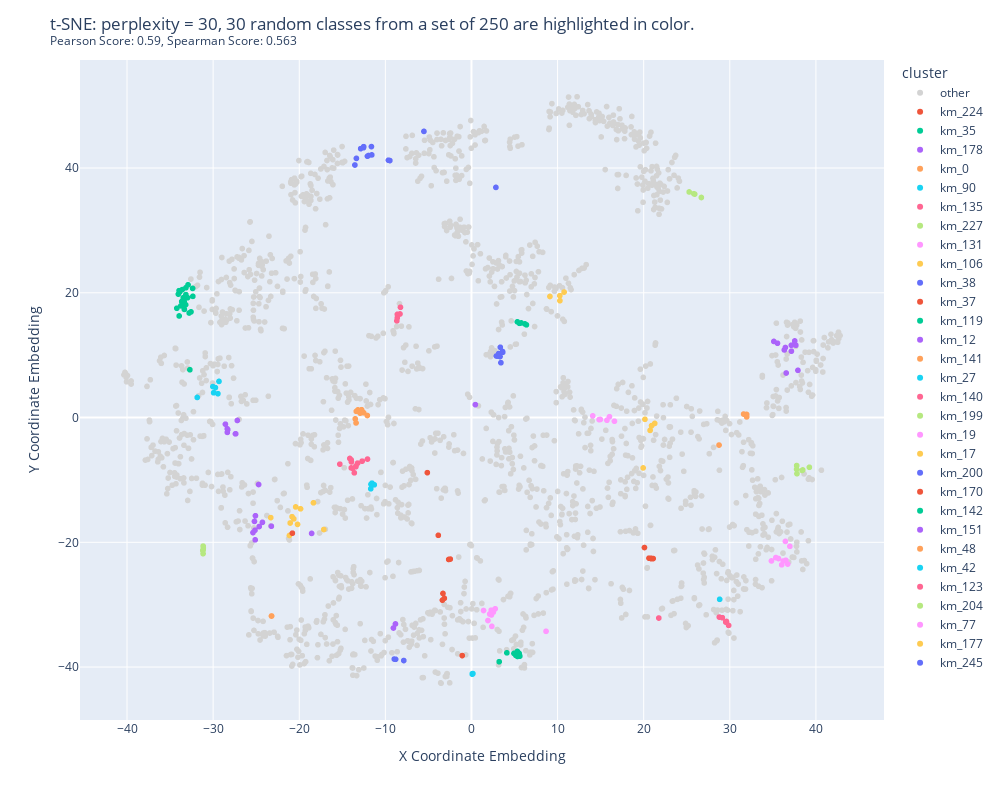

Notebook code cell kept with this figure:
### Code cell
perplexity = 30
title = f"t-SNE: perplexity = {perplexity}, 30 random classes from a set of 250 are highlighted in color."
filename = os.path.join(output_directory, title + ".html")
feature_ids = extract_feature_ids_from_spectra(pipeline.spectra_matchms)
class_assignments = [str(cluster) for cluster in  pipeline.kmedoid_grid[9].cluster_assignments] # iloc9 --> k = 250 clusters
visualized_classes = select_random_subset_of_classes(class_assignments, 30)
figure = generate_tsne_variant(distances, perplexity, feature_ids, visualized_classes,  title)
figure.update_traces(marker=dict(color='lightgrey'), selector=dict(name='other'))
#figure.update_layout(legend = dict(font = dict(size = 9)))
figure.show()
figure.write_html(filename)
figure.write_image(os.path.join(output_directory, title + ".pdf"), width = "1000", height="800")

### Figure 1 — Plotly figure (JSON) as saved in the notebook; plotly's stock layout.template omitted (floating-point values rounded to 4 significant figures; data arrays with more than 128 entries replaced by an {"elided": "..."} marker saying what was removed)
{"data": [{"customdata": {"elided": "1760x1 str values"}, "hovertemplate": "cluster=other<br>x=%{x}<br>y=%{y}<br>feature_id=%{customdata[0]}<extra></extra>", "legendgroup": "other", "marker": {"color": "lightgrey", "symbol": "circle"}, "mode": "markers", "name": "other", "showlegend": true, "type": "scattergl", "x": {"elided": "1760 float values"}, "xaxis": "x", "y": {"elided": "1760 float values"}, "yaxis": "y"}, {"customdata": [["189"], ["9030"], ["11157"]], "hovertemplate": "cluster=km_224<br>x=%{x}<br>y=%{y}<br>feature_id=%{customdata[0]}<extra></extra>", "legendgroup": "km_224", "marker": {"color": "#EF553B", "symbol": "circle"}, "mode": "markers", "name": "km_224", "showlegend": true, "type": "scattergl", "x": [-2.46, -2.645, -5.123], "xaxis": "x", "y": [-22.69, -22.75, -8.832], "yaxis": "y"}, {"customdata": [["300"], ["322"], ["1492"], ["8403"], ["15727"]], "hovertemplate": "cluster=km_35<br>x=%{x}<br>y=%{y}<br>feature_id=%{customdata[0]}<extra></extra>", "legendgroup": "km_35", "marker": {"color": "#00cc96", "symbol": "circle"}, "mode": "markers", "name": "km_35", "showlegend": true, "type": "scattergl", "x": [5.786, 5.33, 6.209, 6.38, 5.57], "xaxis": "x", "y": [15.17, 15.34, 15.01, 14.86, 15.1], "yaxis": "y"}, {"customdata": [["497"], ["526"], ["527"], ["765"], ["941"], ["994"], ["1309"], ["2146"], ["2778"], ["12067"]], "hovertemplate": "cluster=km_178<br>x=%{x}<br>y=%{y}<br>feature_id=%{customdata[0]}<extra></extra>", "legendgroup": "km_178", "marker": {"color": "#ab63fa", "symbol": "circle"}, "mode": "markers", "name": "km_178", "showlegend": true, "type": "scattergl", "x": [37.67, 35.54, 36.46, 35.12, 37.54, 36.33, 37.15, 37.91, 37.15, 36.55], "xaxis": "x", "y": [11.59, 11.91, 11.23, 12.2, 12.28, 10.84, 11.59, 7.566, 10.64, 7.143], "yaxis": "y"}, {"customdata": [["639"], ["1433"]], "hovertemplate": "cluster=km_0<br>x=%{x}<br>y=%{y}<br>feature_id=%{customdata[0]}<extra></extra>", "legendgroup": "km_0", "marker": {"color": "#FFA15A", "symbol": "circle"}, "mode": "markers", "name": "km_0", "showlegend": true, "type": "scattergl", "x": [-23.22, -23.21], "xaxis": "x", "y": [-31.82, -31.81], "yaxis": "y"}, {"customdata": [["845"], ["2483"], ["3619"], ["4034"]], "hovertemplate": "cluster=km_90<br>x=%{x}<br>y=%{y}<br>feature_id=%{customdata[0]}<extra></extra>", "legendgroup": "km_90", "marker": {"color": "#19d3f3", "symbol": "circle"}, "mode": "markers", "name": "km_90", "showlegend": true, "type": "scattergl", "x": [28.82, 0.09535, 0.1019, 0.1684], "xaxis": "x", "y": [-29.14, -41.14, -41.06, -41.05], "yaxis": "y"}, {"customdata": [["924"], ["1609"], ["3279"], ["4644"], ["4951"], ["5704"]], "hovertemplate": "cluster=km_135<br>x=%{x}<br>y=%{y}<br>feature_id=%{customdata[0]}<extra></extra>", "legendgroup": "km_135", "marker": {"color": "#FF6692", "symbol": "circle"}, "mode": "markers", "name": "km_135", "showlegend": true, "type": "scattergl", "x": [28.78, 29.13, 29.53, 29.62, 29.86, 21.76], "xaxis": "x", "y": [-31.99, -32.08, -32.79, -32.69, -33.32, -32.14], "yaxis": "y"}, {"customdata": [["983"], ["3219"], ["4170"], ["5163"], ["5219"], ["16331"]], "hovertemplate": "cluster=km_227<br>x=%{x}<br>y=%{y}<br>feature_id=%{customdata[0]}<extra></extra>", "legendgroup": "km_227", "marker": {"color": "#B6E880", "symbol": "circle"}, "mode": "markers", "name": "km_227", "showlegend": true, "type": "scattergl", "x": [39.24, 37.76, 37.8, 38.4, 38.47, 37.76], "xaxis": "x", "y": [-7.974, -8.287, -8.997, -8.478, -8.403, -7.697], "yaxis": "y"}, {"customdata": [["1095"], ["2046"], ["5133"], ["8113"], ["10354"], ["10539"], ["10637"], ["10705"], ["12048"], ["12654"]], "hovertemplate": "cluster=km_131<br>x=%{x}<br>y=%{y}<br>feature_id=%{customdata[0]}<extra></extra>", "legendgroup": "km_131", "marker": {"color": "#FF97FF", "symbol": "circle"}, "mode": "markers", "name": "km_131", "showlegend": true, "type": "scattergl", "x": [36.5, 34.84, 36.72, 36.2, 35.35, 35.65, 36.46, 8.659, 36.98, 36.03], "xaxis": "x", "y": [-22.87, -22.99, -23.49, -23.0, -22.45, -22.6, -19.85, -34.27, -20.65, -23.61], "yaxis": "y"}, {"customdata": [["2414"], ["7130"], ["9510"], ["10436"]], "hovertemplate": "cluster=km_106<br>x=%{x}<br>y=%{y}<br>feature_id=%{customdata[0]}<extra></extra>", "legendgroup": "km_106", "marker": {"color": "#FECB52", "symbol": "circle"}, "mode": "markers", "name": "km_106", "showlegend": true, "type": "scattergl", "x": [10.27, 10.76, 10.26, 9.114], "xaxis": "x", "y": [18.73, 20.12, 19.53, 19.41], "yaxis": "y"}, {"customdata": [["2673"], ["5466"], ["5669"], ["5806"], ["5807"], ["5942"], ["6072"], ["6240"]], "hovertemplate": "cluster=km_38<br>x=%{x}<br>y=%{y}<br>feature_id=%{customdata[0]}<extra></extra>", "legendgroup": "km_38", "marker": {"color": "#636efa", "symbol": "circle"}, "mode": "markers", "name": "km_38", "showlegend": true, "type": "scattergl", "x": [3.417, 3.317, 3.114, 2.897, 3.63, 3.349, 3.163, 3.608], "xaxis": "x", "y": [8.793, 9.772, 9.845, 9.869, 10.46, 11.27, 10.26, 10.59], "yaxis": "y"}, {"customdata": [["2909"], ["2922"], ["2925"], ["2971"], ["12681"]], "hovertemplate": "cluster=km_37<br>x=%{x}<br>y=%{y}<br>feature_id=%{customdata[0]}<extra></extra>", "legendgroup": "km_37", "marker": {"color": "#EF553B", "symbol": "circle"}, "mode": "markers", "name": "km_37", "showlegend": true, "type": "scattergl", "x": [20.62, 21.1, 20.88, 20.83, 20.09], "xaxis": "x", "y": [-22.54, -22.6, -22.62, -22.55, -20.84], "yaxis": "y"}, {"customdata": [["3080"], ["8784"], ["8934"], ["9031"], ["9032"], ["17110"], ["17430"], ["17448"]], "hovertemplate": "cluster=km_119<br>x=%{x}<br>y=%{y}<br>feature_id=%{customdata[0]}<extra></extra>", "legendgroup": "km_119", "marker": {"color": "#00cc96", "symbol": "circle"}, "mode": "markers", "name": "km_119", "showlegend": true, "type": "scattergl", "x": [5.33, 4.113, 3.218, 5.622, 5.149, 5.531, 4.935, 5.347], "xaxis": "x", "y": [-37.5, -37.72, -39.14, -38.25, -38.13, -37.79, -37.81, -38.3], "yaxis": "y"}, {"customdata": [["3288"], ["4729"], ["5818"], ["5878"], ["5903"], ["6308"], ["6609"], ["6914"], ["7129"], ["7830"], ["8546"], ["16045"]], "hovertemplate": "cluster=km_12<br>x=%{x}<br>y=%{y}<br>feature_id=%{customdata[0]}<extra></extra>", "legendgroup": "km_12", "marker": {"color": "#ab63fa", "symbol": "circle"}, "mode": "markers", "name": "km_12", "showlegend": true, "type": "scattergl", "x": [-25.12, -9.06, -8.826, -25.14, -25.09, -25.2, -23.24, -25.37, -18.56, -24.27, -24.65, -24.72], "xaxis": "x", "y": [-19.6, -33.74, -33.08, -18.06, -15.75, -16.65, -17.42, -18.44, -18.57, -16.8, -17.47, -10.73], "yaxis": "y"}, {"customdata": [["3486"], ["3903"], ["4317"], ["10752"]], "hovertemplate": "cluster=km_141<br>x=%{x}<br>y=%{y}<br>feature_id=%{customdata[0]}<extra></extra>", "legendgroup": "km_141", "marker": {"color": "#FFA15A", "symbol": "circle"}, "mode": "markers", "name": "km_141", "showlegend": true, "type": "scattergl", "x": [31.96, 28.75, 31.61, 31.96], "xaxis": "x", "y": [0.1047, -4.408, 0.5613, 0.4982], "yaxis": "y"}, {"customdata": [["3496"], ["3876"], ["6663"], ["6759"], ["7139"], ["13095"]], "hovertemplate": "cluster=km_27<br>x=%{x}<br>y=%{y}<br>feature_id=%{customdata[0]}<extra></extra>", "legendgroup": "km_27", "marker": {"color": "#19d3f3", "symbol": "circle"}, "mode": "markers", "name": "km_27", "showlegend": true, "type": "scattergl", "x": [-29.74, -29.45, -31.85, -30.03, -29.94, -29.32], "xaxis": "x", "y": [4.798, 3.828, 3.227, 4.961, 3.976, 5.795], "yaxis": "y"}, {"customdata": [["3916"], ["7055"], ["8268"], ["9697"], ["11172"], ["12980"], ["16086"]], "hovertemplate": "cluster=km_140<br>x=%{x}<br>y=%{y}<br>feature_id=%{customdata[0]}<extra></extra>", "legendgroup": "km_140", "marker": {"color": "#FF6692", "symbol": "circle"}, "mode": "markers", "name": "km_140", "showlegend": true, "type": "scattergl", "x": [-8.605, -8.301, -8.551, -8.588, -8.665, -8.617, -8.246], "xaxis": "x", "y": [16.54, 16.6, 16.56, 16.55, 15.5, 15.98, 17.68], "yaxis": "y"}, {"customdata": [["4103"], ["4708"], ["6799"], ["7254"], ["9183"], ["13220"]], "hovertemplate": "cluster=km_199<br>x=%{x}<br>y=%{y}<br>feature_id=%{customdata[0]}<extra></extra>", "legendgroup": "km_199", "marker": {"color": "#B6E880", "symbol": "circle"}, "mode": "markers", "name": "km_199", "showlegend": true, "type": "scattergl", "x": [-31.18, -31.18, -31.17, -31.17, -31.16, -31.14], "xaxis": "x", "y": [-21.25, -21.38, -21.82, -21.18, -20.6, -20.9], "yaxis": "y"}, {"customdata": [["5347"], ["8495"], ["8847"], ["9205"], ["9327"], ["10041"], ["11584"], ["11873"]], "hovertemplate": "cluster=km_19<br>x=%{x}<br>y=%{y}<br>feature_id=%{customdata[0]}<extra></extra>", "legendgroup": "km_19", "marker": {"color": "#FF97FF", "symbol": "circle"}, "mode": "markers", "name": "km_19", "showlegend": true, "type": "scattergl", "x": [1.402, 2.545, 2.367, 2.756, 2.317, 2.29, 2.114, 1.917], "xaxis": "x", "y": [-30.93, -31.19, -33.47, -30.66, -31.65, -30.88, -31.5, -32.54], "yaxis": "y"}, {"customdata": [["5618"], ["6192"], ["8891"], ["8982"], ["10394"], ["11129"], ["13336"], ["13376"], ["16976"], ["17124"]], "hovertemplate": "cluster=km_17<br>x=%{x}<br>y=%{y}<br>feature_id=%{customdata[0]}<extra></extra>", "legendgroup": "km_17", "marker": {"color": "#FECB52", "symbol": "circle"}, "mode": "markers", "name": "km_17", "showlegend": true, "type": "scattergl", "x": [-18.35, -23.32, -20.83, -19.85, -20.63, -20.2, -21.14, -20.41, -17.15, -21.06], "xaxis": "x", "y": [-13.67, -16.04, -15.9, -14.63, -16.24, -17.13, -18.9, -14.33, -17.95, -16.9], "yaxis": "y"}, {"customdata": [["5954"], ["6122"], ["7462"]], "hovertemplate": "cluster=km_200<br>x=%{x}<br>y=%{y}<br>feature_id=%{customdata[0]}<extra></extra>", "legendgroup": "km_200", "marker": {"color": "#636efa", "symbol": "circle"}, "mode": "markers", "name": "km_200", "showlegend": true, "type": "scattergl", "x": [-7.859, -8.808, -8.965], "xaxis": "x", "y": [-38.95, -38.75, -38.72], "yaxis": "y"}, {"customdata": [["6608"], ["7656"], ["12546"], ["14402"], ["15415"], ["16476"]], "hovertemplate": "cluster=km_170<br>x=%{x}<br>y=%{y}<br>feature_id=%{customdata[0]}<extra></extra>", "legendgroup": "km_170", "marker": {"color": "#EF553B", "symbol": "circle"}, "mode": "markers", "name": "km_170", "showlegend": true, "type": "scattergl", "x": [-3.309, -1.074, -20.8, -3.375, -3.151, -3.852], "xaxis": "x", "y": [-28.2, -38.16, -18.54, -29.27, -28.97, -18.88], "yaxis": "y"}, {"customdata": [["6676"], ["10204"], ["10426"], ["10438"], ["10507"], ["10819"], ["11173"], ["12608"], ["12739"], ["12912"], ["13611"], ["14577"], ["14701"], ["15676"], ["15802"], ["15939"], ["16279"], ["17233"], ["17324"], ["17663"], ["17808"]], "hovertemplate": "cluster=km_142<br>x=%{x}<br>y=%{y}<br>feature_id=%{customdata[0]}<extra></extra>", "legendgroup": "km_142", "marker": {"color": "#00cc96", "symbol": "circle"}, "mode": "markers", "name": "km_142", "showlegend": true, "type": "scattergl", "x": [-33.95, -32.78, -33.34, -32.57, -32.38, -33.37, -32.92, -33.65, -33.17, -33.16, -32.97, -33.47, -33.75, -34.04, -34.22, -32.36, -32.7, -33.88, -33.58, -33.19, -33.96], "xaxis": "x", "y": [16.28, 16.76, 17.34, 16.94, 20.7, 18.56, 21.28, 18.6, 19.71, 20.81, 19.21, 19.21, 17.9, 19.79, 17.52, 19.43, 7.665, 20.13, 20.51, 18.09, 20.34], "yaxis": "y"}, {"customdata": [["8627"], ["8789"], ["11281"], ["11448"], ["13223"], ["14827"], ["15693"], ["15700"]], "hovertemplate": "cluster=km_151<br>x=%{x}<br>y=%{y}<br>feature_id=%{customdata[0]}<extra></extra>", "legendgroup": "km_151", "marker": {"color": "#ab63fa", "symbol": "circle"}, "mode": "markers", "name": "km_151", "showlegend": true, "type": "scattergl", "x": [-27.41, -28.35, -28.57, -28.3, -27.38, -28.36, 0.4517, -27.19], "xaxis": "x", "y": [-2.611, -2.376, -1.061, -1.93, -2.605, -1.797, 2.075, -0.4647], "yaxis": "y"}, {"customdata": [["9965"], ["11605"], ["12828"], ["12835"], ["13875"], ["14049"], ["14800"], ["15885"]], "hovertemplate": "cluster=km_48<br>x=%{x}<br>y=%{y}<br>feature_id=%{customdata[0]}<extra></extra>", "legendgroup": "km_48", "marker": {"color": "#FFA15A", "symbol": "circle"}, "mode": "markers", "name": "km_48", "showlegend": true, "type": "scattergl", "x": [-13.4, -12.93, -12.09, -13.5, -13.19, -12.76, -12.52, -13.37], "xaxis": "x", "y": [-0.8623, 0.7037, 0.3307, -0.2063, 1.225, 1.256, 0.7717, 0.9965], "yaxis": "y"}, {"customdata": [["11030"], ["11035"], ["11111"], ["12128"]], "hovertemplate": "cluster=km_42<br>x=%{x}<br>y=%{y}<br>feature_id=%{customdata[0]}<extra></extra>", "legendgroup": "km_42", "marker": {"color": "#19d3f3", "symbol": "circle"}, "mode": "markers", "name": "km_42", "showlegend": true, "type": "scattergl", "x": [-11.56, -11.7, -11.29, -11.67], "xaxis": "x", "y": [-10.52, -11.42, -10.78, -10.69], "yaxis": "y"}, {"customdata": [["11146"], ["11409"], ["14679"], ["14690"], ["14995"], ["15930"], ["15948"], ["16691"], ["17197"], ["17240"], ["17504"], ["18185"]], "hovertemplate": "cluster=km_123<br>x=%{x}<br>y=%{y}<br>feature_id=%{customdata[0]}<extra></extra>", "legendgroup": "km_123", "marker": {"color": "#FF6692", "symbol": "circle"}, "mode": "markers", "name": "km_123", "showlegend": true, "type": "scattergl", "x": [-13.21, -15.29, -13.41, -13.94, -13.61, -13.97, -12.69, -13.42, -14.13, -13.96, -12.07, -13.8], "xaxis": "x", "y": [-7.306, -7.47, -7.76, -7.113, -8.865, -6.776, -6.988, -7.879, -6.56, -8.071, -6.659, -8.142], "yaxis": "y"}, {"customdata": [["11697"], ["14836"], ["18248"], ["18336"]], "hovertemplate": "cluster=km_204<br>x=%{x}<br>y=%{y}<br>feature_id=%{customdata[0]}<extra></extra>", "legendgroup": "km_204", "marker": {"color": "#B6E880", "symbol": "circle"}, "mode": "markers", "name": "km_204", "showlegend": true, "type": "scattergl", "x": [26.7, 25.28, 25.83, 25.92], "xaxis": "x", "y": [35.28, 36.17, 35.88, 35.82], "yaxis": "y"}, {"customdata": [["13211"], ["15240"], ["15330"], ["18200"], ["18370"], ["18428"]], "hovertemplate": "cluster=km_77<br>x=%{x}<br>y=%{y}<br>feature_id=%{customdata[0]}<extra></extra>", "legendgroup": "km_77", "marker": {"color": "#FF97FF", "symbol": "circle"}, "mode": "markers", "name": "km_77", "showlegend": true, "type": "scattergl", "x": [16.6, 14.08, 16.03, 15.73, 14.97, 14.82], "xaxis": "x", "y": [-0.5883, 0.268, 0.1324, -0.4339, -0.3051, -0.3207], "yaxis": "y"}, {"customdata": [["13216"], ["13491"], ["14105"], ["16669"], ["18187"], ["18314"]], "hovertemplate": "cluster=km_177<br>x=%{x}<br>y=%{y}<br>feature_id=%{customdata[0]}<extra></extra>", "legendgroup": "km_177", "marker": {"color": "#FECB52", "symbol": "circle"}, "mode": "markers", "name": "km_177", "showlegend": true, "type": "scattergl", "x": [21.28, 20.74, 19.94, 20.15, 20.92, 20.92], "xaxis": "x", "y": [-0.9388, -2.056, -8.075, -0.2784, -1.309, -1.292], "yaxis": "y"}, {"customdata": [["14066"], ["14173"], ["14251"], ["15309"], ["15345"], ["16113"], ["16782"], ["17187"], ["17229"], ["17480"], ["17572"], ["17713"], ["18367"]], "hovertemplate": "cluster=km_245<br>x=%{x}<br>y=%{y}<br>feature_id=%{customdata[0]}<extra></extra>", "legendgroup": "km_245", "marker": {"color": "#636efa", "symbol": "circle"}, "mode": "markers", "name": "km_245", "showlegend": true, "type": "scattergl", "x": [-12.86, -12.08, 2.836, -9.476, -11.58, -9.642, -11.95, -11.62, -12.54, -13.36, -5.519, -12.52, -13.54], "xaxis": "x", "y": [43.11, 41.9, 36.9, 41.2, 42.1, 41.26, 42.01, 43.44, 43.26, 41.55, 45.88, 43.43, 40.49], "yaxis": "y"}], "layout": {"height": 800, "legend": {"title": {"text": "cluster"}, "tracegroupgap": 0}, "margin": {"t": 60}, "title": {"text": "t-SNE: perplexity = 30, 30 random classes from a set of 250 are highlighted in color. <br><sup>Pearson Score: 0.59, Spearman Score: 0.563</sup>"}, "width": 1000, "xaxis": {"anchor": "y", "domain": [0, 1], "title": {"text": "X Coordinate Embedding"}}, "yaxis": {"anchor": "x", "domain": [0, 1], "title": {"text": "Y Coordinate Embedding"}}}}
